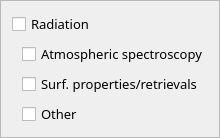
                   <widget class="QFrame" name="frame">
                    <property name="frameShape">
                     <enum>QFrame::StyledPanel</enum>
                    </property>
                    <property name="frameShadow">
                     <enum>QFrame::Raised</enum>
                    </property>
                    <layout class="QVBoxLayout" name="verticalLayout">
                     <item>
                      <widget class="QCheckBox" name="radiationCheck">
                       <property name="font">
                        <font>
                         <family>Droid Sans Fallback</family>
                         <pointsize>10</pointsize>
                         <weight>50</weight>
                         <bold>false</bold>
                         <stylestrategy>PreferAntialias</stylestrategy>
                        </font>
                       </property>
                       <property name="text">
                        <string>Radiation</string>
                       </property>
                      </widget>
                     </item>
                     <item>
                      <layout class="QHBoxLayout" name="horizontalLayout_9">
                       <item>
                        <spacer name="horizontalSpacer_9">
                         <property name="orientation">
                          <enum>Qt::Horizontal</enum>
                         </property>
                         <property name="sizeType">
                          <enum>QSizePolicy::Fixed</enum>
                         </property>
                         <property name="sizeHint" stdset="0">
                          <size>
                           <width>10</width>
                           <height>20</height>
                          </size>
                         </property>
                        </spacer>
                       </item>
                       <item>
                        <widget class="QCheckBox" name="radiationAtmosSpectroscopyCheck">
                         <property name="font">
                          <font>
                           <family>Droid Sans Fallback</family>
                           <pointsize>10</pointsize>
                           <weight>50</weight>
                           <bold>false</bold>
                           <stylestrategy>PreferAntialias</stylestrategy>
                          </font>
                         </property>
                         <property name="text">
                          <string>Atmospheric spectroscopy</string>
                         </property>
                        </widget>
                       </item>
                      </layout>
                     </item>
                     <item>
                      <layout class="QHBoxLayout" name="horizontalLayout_10">
                       <item>
                        <spacer name="horizontalSpacer_10">
                         <property name="orientation">
                          <enum>Qt::Horizontal</enum>
                         </property>
                         <property name="sizeType">
                          <enum>QSizePolicy::Fixed</enum>
                         </property>
                         <property name="sizeHint" stdset="0">
                          <size>
                           <width>10</width>
                           <height>20</height>
                          </size>
                         </property>
                        </spacer>
                       </item>
                       <item>
                        <widget class="QCheckBox" name="radiationSurfPropertiesCheck">
                         <property name="font">
                          <font>
                           <family>Droid Sans Fallback</family>
                           <pointsize>10</pointsize>
                           <weight>50</weight>
                           <bold>false</bold>
                           <stylestrategy>PreferAntialias</stylestrategy>
                          </font>
                         </property>
                         <property name="text">
                          <string>Surf. properties/retrievals</string>
                         </property>
                        </widget>
                       </item>
                      </layout>
                     </item>
                     <item>
                      <layout class="QHBoxLayout" name="horizontalLayout_11">
                       <item>
                        <spacer name="horizontalSpacer_11">
                         <property name="orientation">
                          <enum>Qt::Horizontal</enum>
                         </property>
                         <property name="sizeType">
                          <enum>QSizePolicy::Fixed</enum>
                         </property>
                         <property name="sizeHint" stdset="0">
                          <size>
                           <width>10</width>
                           <height>20</height>
                          </size>
                         </property>
                        </spacer>
                       </item>
                       <item>
                        <widget class="QCheckBox" name="radiationOtherCheck">
                         <property name="font">
                          <font>
                           <family>Droid Sans Fallback</family>
                           <pointsize>10</pointsize>
                           <weight>50</weight>
                           <bold>false</bold>
                           <stylestrategy>PreferAntialias</stylestrategy>
                          </font>
                         </property>
                         <property name="text">
                          <string>Other</string>
                         </property>
                        </widget>
                       </item>
                      </layout>
                     </item>
                    </layout>
                   </widget>
